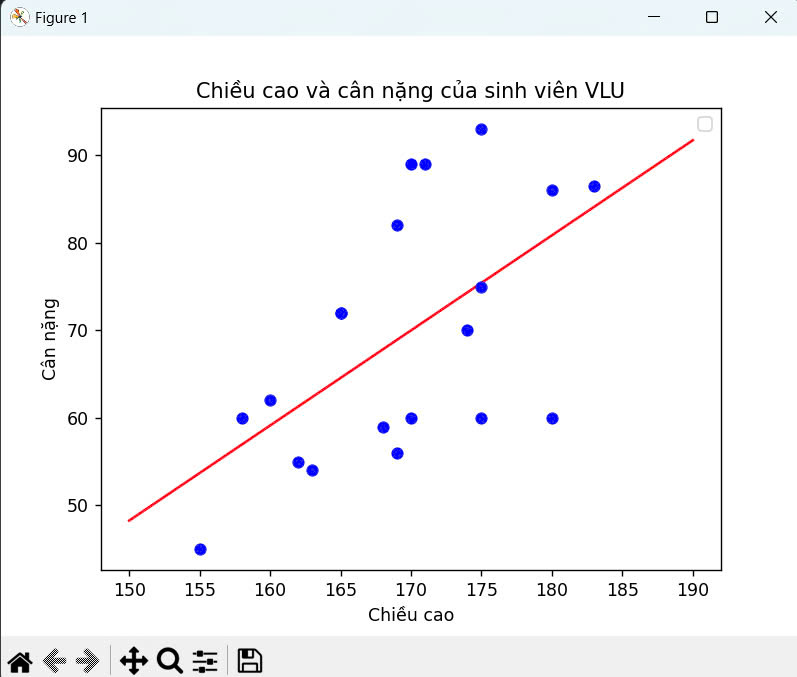

Write the Python code that produced this figure.
import matplotlib.pyplot as plt
import numpy as np
X = np.array([180, 162, 183, 174, 160, 163, 180, 165, 175, 170,
              170, 169,168, 175, 169, 171, 155, 158, 175, 165]).reshape(-1, 1)
y = np.array([86, 55, 86.5, 70, 62, 54, 60, 72, 93, 89, 60, 82,
              59, 75,56, 89, 45, 60, 60, 72]).reshape((-1, 1))
X_b = np.insert(X, 0, 1, axis=1) 
theta = np.linalg.inv(X_b.T.dot(X_b)).dot(X_b.T).dot(y)
x1 = 150
y1 = theta[0] + theta[1] * x1 
x2 = 190
y2 = theta[0] + theta[1] * x2  

plt.plot([x1, x2], [y1, y2], 'r-')  
plt.plot(X[:, 0], y[:, 0], 'bo') 

plt.xlabel('Chiều cao')
plt.ylabel('Cân nặng')
plt.title('Chiều cao và cân nặng của sinh viên VLU')
plt.legend()
plt.show()
